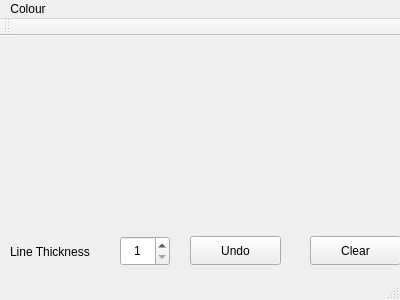
<?xml version="1.0" encoding="UTF-8"?>
<ui version="4.0">
 <class>Transmit</class>
 <widget class="QMainWindow" name="Transmit">
  <property name="geometry">
   <rect>
    <x>0</x>
    <y>0</y>
    <width>400</width>
    <height>300</height>
   </rect>
  </property>
  <property name="windowTitle">
   <string>Window</string>
  </property>
  <widget class="QWidget" name="centralWidget">
   <property name="mouseTracking">
    <bool>true</bool>
   </property>
   <property name="acceptDrops">
    <bool>true</bool>
   </property>
   <property name="autoFillBackground">
    <bool>false</bool>
   </property>
   <widget class="QPushButton" name="clearButton">
    <property name="geometry">
     <rect>
      <x>310</x>
      <y>200</y>
      <width>91</width>
      <height>29</height>
     </rect>
    </property>
    <property name="text">
     <string>Clear</string>
    </property>
   </widget>
   <widget class="QPushButton" name="undoButton">
    <property name="geometry">
     <rect>
      <x>190</x>
      <y>200</y>
      <width>91</width>
      <height>29</height>
     </rect>
    </property>
    <property name="font">
     <font>
      <kerning>true</kerning>
     </font>
    </property>
    <property name="text">
     <string>Undo</string>
    </property>
   </widget>
   <widget class="QSpinBox" name="lineThickBox">
    <property name="geometry">
     <rect>
      <x>120</x>
      <y>200</y>
      <width>50</width>
      <height>30</height>
     </rect>
    </property>
    <property name="alignment">
     <set>Qt::AlignCenter</set>
    </property>
    <property name="keyboardTracking">
     <bool>true</bool>
    </property>
    <property name="suffix">
     <string/>
    </property>
    <property name="prefix">
     <string/>
    </property>
    <property name="minimum">
     <number>1</number>
    </property>
    <property name="maximum">
     <number>4</number>
    </property>
   </widget>
   <widget class="QLabel" name="label">
    <property name="geometry">
     <rect>
      <x>10</x>
      <y>200</y>
      <width>111</width>
      <height>31</height>
     </rect>
    </property>
    <property name="text">
     <string>Line Thickness</string>
    </property>
   </widget>
  </widget>
  <widget class="QMenuBar" name="menuBar">
   <property name="geometry">
    <rect>
     <x>0</x>
     <y>0</y>
     <width>400</width>
     <height>26</height>
    </rect>
   </property>
   <widget class="QMenu" name="menuColour">
    <property name="title">
     <string>Colour</string>
    </property>
    <addaction name="actionBlack"/>
    <addaction name="actionBlue"/>
    <addaction name="actionRed"/>
    <addaction name="actionPurple"/>
    <addaction name="actionGreen"/>
    <addaction name="actionYellow"/>
   </widget>
   <addaction name="menuColour"/>
  </widget>
  <widget class="QToolBar" name="mainToolBar">
   <attribute name="toolBarArea">
    <enum>TopToolBarArea</enum>
   </attribute>
   <attribute name="toolBarBreak">
    <bool>false</bool>
   </attribute>
  </widget>
  <widget class="QStatusBar" name="statusBar"/>
  <action name="actionBlack">
   <property name="checkable">
    <bool>false</bool>
   </property>
   <property name="text">
    <string>Black</string>
   </property>
  </action>
  <action name="actionBlue">
   <property name="text">
    <string>Blue</string>
   </property>
  </action>
  <action name="actionRed">
   <property name="text">
    <string>Red</string>
   </property>
  </action>
  <action name="actionPurple">
   <property name="text">
    <string>Purple</string>
   </property>
  </action>
  <action name="actionGreen">
   <property name="text">
    <string>Green</string>
   </property>
  </action>
  <action name="actionYellow">
   <property name="text">
    <string>Yellow</string>
   </property>
  </action>
 </widget>
 <layoutdefault spacing="6" margin="11"/>
 <resources/>
 <connections/>
</ui>
